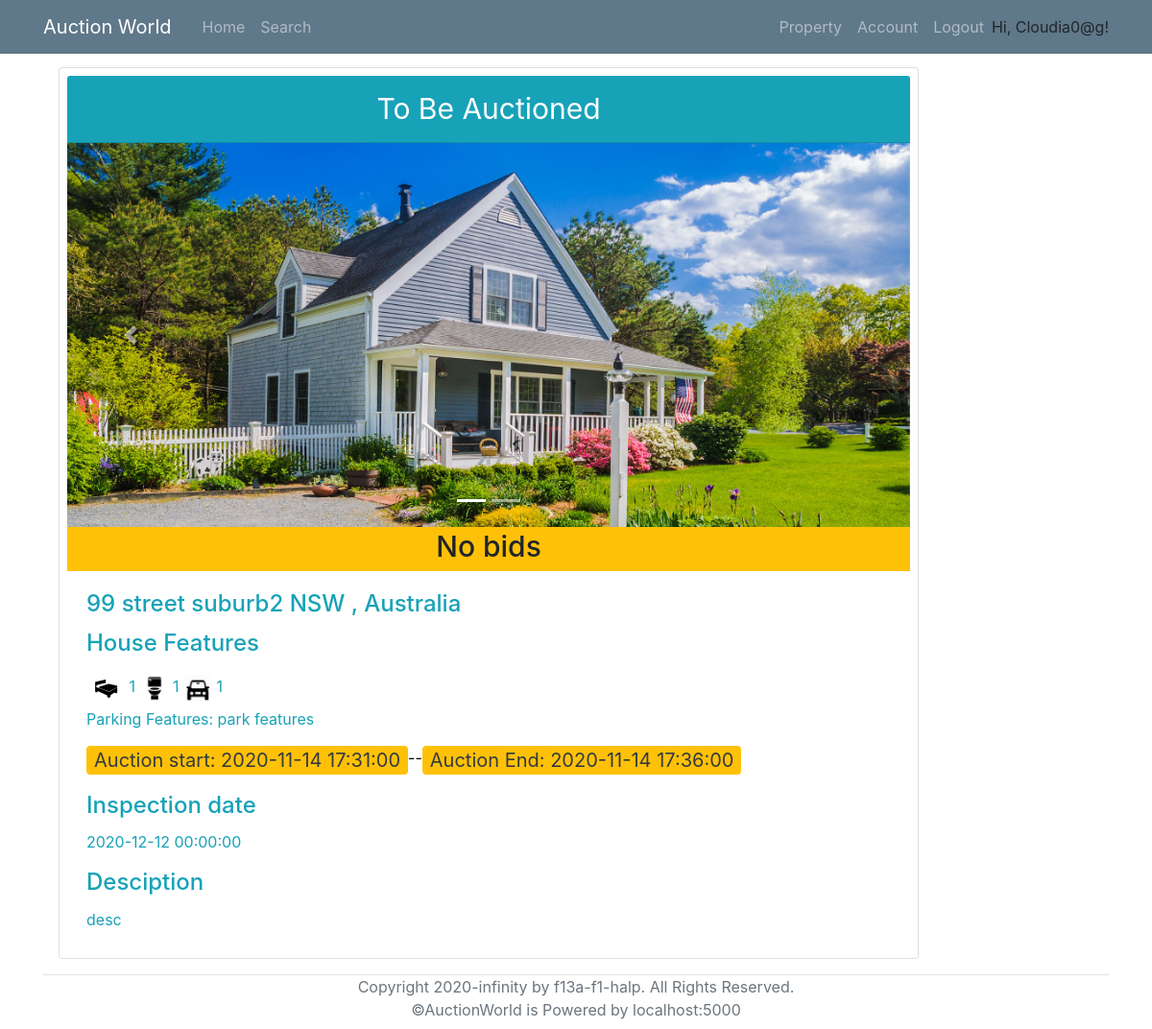
Before: /viewProperty/2 (signed in) with the older database file.
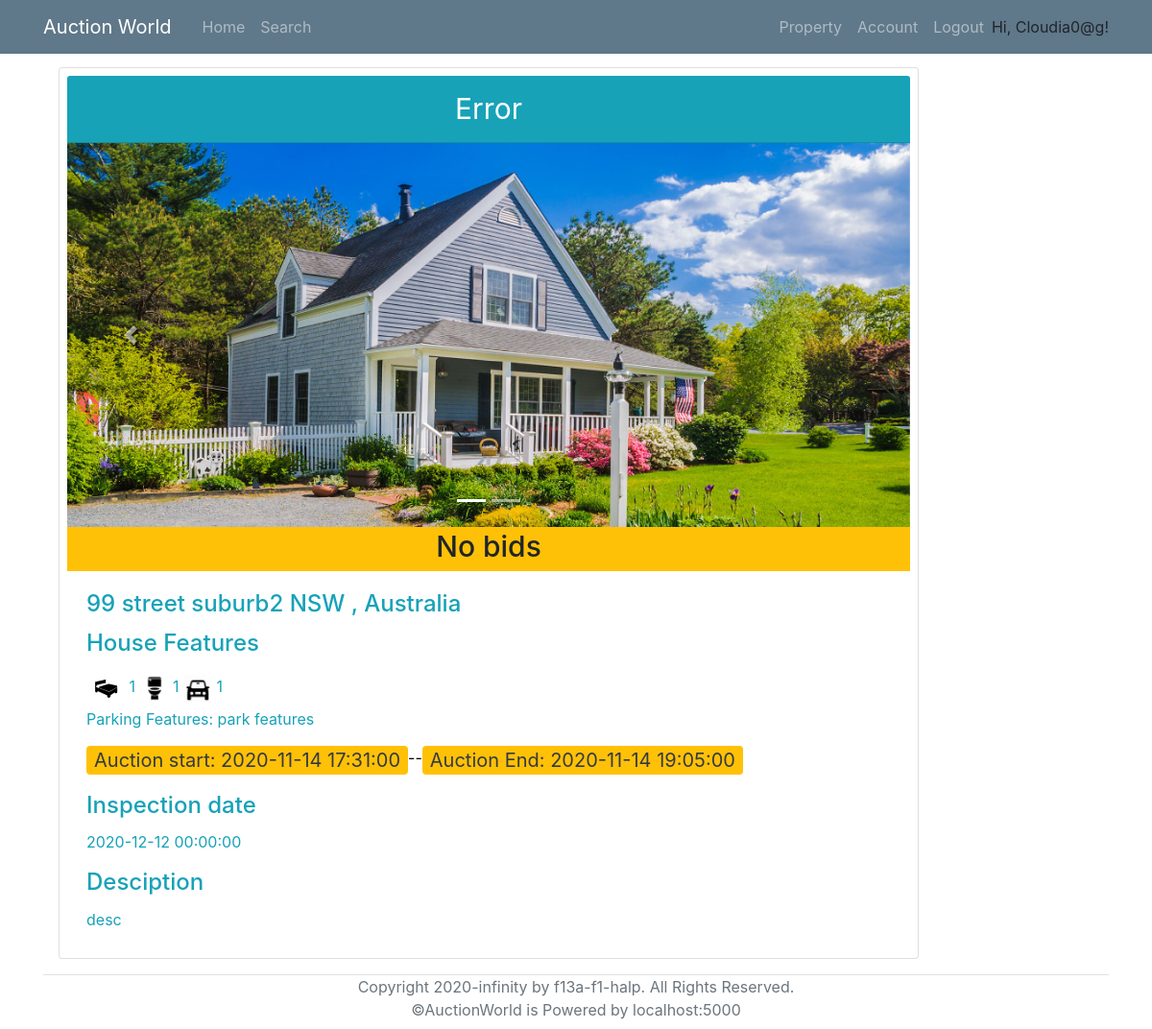
After: the same page with the newer database file.
### models.py (models this page shows, shortened)
class AuctionDetails(db.Model):
    __tablename__ = 'AuctionDetails'
    id = db.Column(db.Integer, primary_key=True)
    AuctionStart = db.Column(db.DateTime, nullable=False)
    AuctionEnd = db.Column(db.DateTime, nullable=False)
    ReservePrice = db.Column(db.Float, nullable=False)
    MinBiddingGap = db.Column(db.Float, nullable=False)
    PropertyID = db.Column(db.String, db.ForeignKey('Property.id'), unique=True, nullable=False)
    SellerID = db.Column(db.Integer, db.ForeignKey('User.id'), nullable=False)

### routes.py (the view)
@app.route('/viewProperty/<property_id>', methods=['POST','GET'])
def viewProperty(property_id):
    property_info = Property.query.filter_by(id=property_id).first_or_404()
    seller = User.query.get(property_info.seller)
    auction = AuctionDetails.query.filter_by(PropertyID = property_id).first()
    if auction:
        highestBid = Bid.query.filter_by(AuctionID = auction.id).order_by(desc(Bid.Amount)).first()
        registered = RegisteredAssociation.query.filter_by(PropertyID = property_id, RegisteredBidderID=current_user.id).first()
        if datetime.now() < auction.AuctionStart or datetime.now()>auction.AuctionEnd:
            remainingTime = None
        else:
            remainingTime = humanfriendly.format_timespan(auction.AuctionEnd - datetime.now())
    else:
        highestBid = None
        registered = None
        remainingTime = None
    return render_template('viewProperty.html', title='View Property', property=property_info, seller= seller, auction=auction, highestBid=highestBid, registered=registered, remainingTime=remainingTime)

### models.py (called while the page is built)
@login_manager.user_loader
def load_user(id):
    return User.query.get(id)

### templates/viewProperty.html (shortened to what the changed rows need)
{% extends "base.html" %}
{% block content %}
<div class="row">
    {% if current_user.id != seller.id %}
        <div class="col-md-8">
            <div class="card p-2 col-md-3.8 mr-2 mb-3">
    {% else %}
        <div class="col-md-10">
            <div class="card p-2 col-md-3.8 ml-3 mr-2 mb-3">
    {% endif %}
                    <div class="card-header text-center bg-info text-white" style="font-size: 30px;">
                        {% if property.status == "auction" %}
                            To Be Auctioned
                        {% elif property.status == "sold" %}
                            Sold
                        {% elif property.status == "Under Offer" %}
                            Error
                        {% endif %}
                    </div>
                    {% if property.photo_collection.count() == 0 %}
						<img class="card-img-top" src="/static/propertyImage/Sample.jpg" alt="Card image cap" >
                    {% else %}
                    <div id="carouselExampleIndicators" class="carousel slide" data-ride="carousel">
                        <ol class="carousel-indicators">
                        </ol>
                        <div class="carousel-inner">
                        </div>
                        <a class="carousel-control-prev" href="#carouselExampleIndicators" role="button" data-slide="prev">
                        </a>
                        <a class="carousel-control-next" href="#carouselExampleIndicators" role="button" data-slide="next">
                        </a>
                    </div>
                    {% endif %}
                    <h6 class="card-subtitle pt-2 pb-2 text-center bg-warning" style="font-size: 30px;" >
                        {% if highestBid:%}
                            highestBid: {{highestBid.Amount}} $
                        {% else %}
                            No bids
                        {% endif%}
                    </h6>
                    <div class="card-body text-info">
                        <h4 class="card-title">
                            {{property.add_num}} {{property.add_name}} {{property.add_suburb}} {{property.add_state}} {{property.pc}}, Australia
                        </h4>
                        <h4 class="card-title">{{property.property_type}} Features </h4>
                        <p class="card-text">
							<span><img src="/static/icons/bedicon.png" alt="Card image cap" style="width:40px; height: 40px;"> {{property.num_bedrooms}}</span>
							<span><img src="/static/icons/restroom.png" alt="Card image cap" style="width:30px; height: 30px;"> {{property.num_bedrooms}}</span>
                            <span><img src="/static/icons/car.png" alt="Card image cap" style="width:30px; height: 30px;"> {{property.num_parking}}</span> <br>
                            <span>Parking Features: {{property.parking_features}}</span>
                        </p>
                        {% if auction.AuctionStart and auction.AuctionEnd %}
                            <p class="text-dark bg-warning rounded pl-2 pr-2 mb-0" style="float: left; font-size: 20px;"> Auction start: {{auction.AuctionStart}} </p>
                            <p style="float: left; color: black;" class="mb-0">--</p>
                            <p class="text-dark bg-warning rounded pl-2 pr-2 mb-0" style="float: left; font-size: 20px;"> Auction End: {{auction.AuctionEnd}} </p> <br><br>
                        {% endif %}
                        <h4 class="card-title">Inspection date</h4>
                        {% if property.inspection_date %}
                            <p class="card-text">{{property.inspection_date}}</p>
                        {% else %}
                            <p class="card-text">The inspection date has not been setted up yet, please wait or you can contact us to make a schedule for you to visit.</p>
                        {% endif %}
                        <h4 class="card-title"> Desciption </h4>
                        <p class="card-text">{{property.description}}</p>
                    </div>
                </div>
    </div>
</div>
{% endblock %}

Changed rows visible on the page:
changed AuctionDetails: AuctionEnd "2020-11-14 17:36:00" → "2020-11-14 19:05:00"
Other visible differences:
text no longer shown: "To Be Auctioned"
text now shown: "Error"
